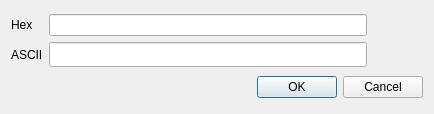
<?xml version="1.0" encoding="UTF-8"?>
<ui version="4.0">
 <class>DialogHighlighter</class>
 <widget class="QDialog" name="DialogHighlighter">
  <property name="geometry">
   <rect>
    <x>0</x>
    <y>0</y>
    <width>434</width>
    <height>114</height>
   </rect>
  </property>
  <property name="windowTitle">
   <string>Dialog</string>
  </property>
  <property name="modal">
   <bool>true</bool>
  </property>
  <layout class="QVBoxLayout" name="verticalLayout">
   <item>
    <layout class="QGridLayout" name="gridLayout">
     <item row="0" column="0">
      <widget class="QLabel" name="label">
       <property name="text">
        <string>Hex</string>
       </property>
      </widget>
     </item>
     <item row="0" column="1">
      <widget class="QLineEdit" name="leHex">
       <property name="font">
        <font>
         <weight>50</weight>
         <bold>false</bold>
        </font>
       </property>
       <property name="toolTip">
        <string extracomment="Шестнадцатиричная строка">Hex-string</string>
       </property>
       <property name="clearButtonEnabled">
        <bool>true</bool>
       </property>
      </widget>
     </item>
     <item row="0" column="2" rowspan="2">
      <widget class="ColorPicker" name="imColor">
       <property name="minimumSize">
        <size>
         <width>50</width>
         <height>20</height>
        </size>
       </property>
       <property name="toolTip">
        <string>Color</string>
       </property>
       <property name="text">
        <string/>
       </property>
      </widget>
     </item>
     <item row="1" column="1">
      <widget class="QLineEdit" name="leASCII">
       <property name="enabled">
        <bool>true</bool>
       </property>
       <property name="font">
        <font>
         <family>Terminal</family>
         <pointsize>10</pointsize>
        </font>
       </property>
       <property name="toolTip">
        <string extracomment="Шестнадцатиричная строка">ASCII-string</string>
       </property>
       <property name="clearButtonEnabled">
        <bool>true</bool>
       </property>
      </widget>
     </item>
     <item row="1" column="0">
      <widget class="QLabel" name="label_2">
       <property name="text">
        <string>ASCII</string>
       </property>
      </widget>
     </item>
    </layout>
   </item>
   <item>
    <widget class="QDialogButtonBox" name="buttonBox">
     <property name="orientation">
      <enum>Qt::Horizontal</enum>
     </property>
     <property name="standardButtons">
      <set>QDialogButtonBox::Cancel|QDialogButtonBox::Ok</set>
     </property>
    </widget>
   </item>
  </layout>
 </widget>
 <customwidgets>
  <customwidget>
   <class>ColorPicker</class>
   <extends>QLabel</extends>
   <header>colorpicker.h</header>
  </customwidget>
 </customwidgets>
 <resources/>
 <connections>
  <connection>
   <sender>buttonBox</sender>
   <signal>accepted()</signal>
   <receiver>DialogHighlighter</receiver>
   <slot>accept()</slot>
   <hints>
    <hint type="sourcelabel">
     <x>227</x>
     <y>51</y>
    </hint>
    <hint type="destinationlabel">
     <x>157</x>
     <y>68</y>
    </hint>
   </hints>
  </connection>
  <connection>
   <sender>buttonBox</sender>
   <signal>rejected()</signal>
   <receiver>DialogHighlighter</receiver>
   <slot>reject()</slot>
   <hints>
    <hint type="sourcelabel">
     <x>295</x>
     <y>57</y>
    </hint>
    <hint type="destinationlabel">
     <x>286</x>
     <y>68</y>
    </hint>
   </hints>
  </connection>
 </connections>
</ui>
